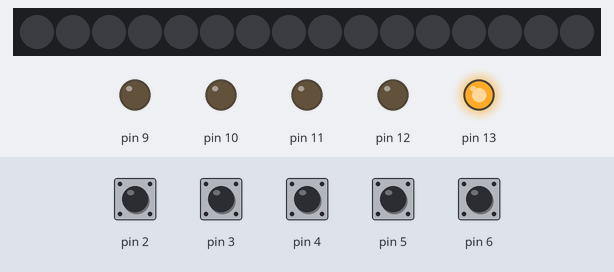
The sketch below on a simulated Arduino Uno, built with avr-gcc and run on an emulated ATmega328P. Shown: 16 RGB LEDs in strip order, left to right, output pins drawn as LEDs (lit = HIGH). The inputs (shaded band) are chosen by the test bench; at power-on: pin 2–6 HIGH.

Above: at 1.2 s.
1.3 s: pin 6 pulled LOW for 0.15 s
At 2.5 s:
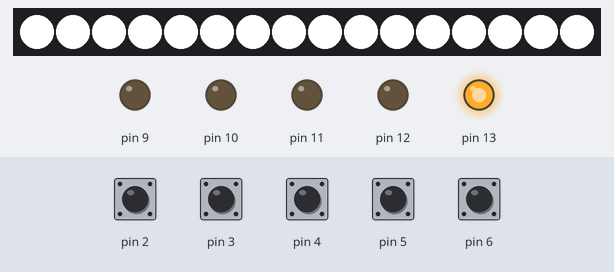
At 3.55 s:
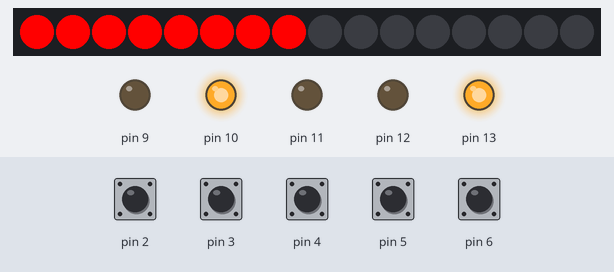
4.4 s: pin 3 pulled LOW for 0.15 s
At 4.8 s:
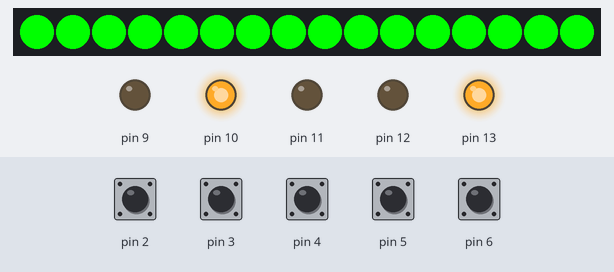
Timing chart, 0 to 7.4 s (numbered marks = the images above; inputs shaded):
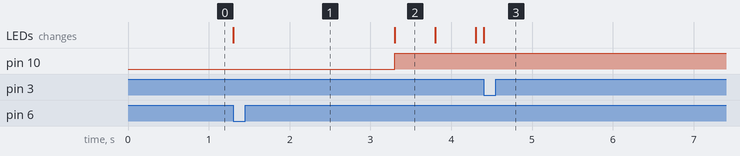

The sketch:

firebox1.ino
```cpp
#include <Adafruit_NeoPixel.h>

Adafruit_NeoPixel strip = Adafruit_NeoPixel(16, 8, NEO_GRB + NEO_KHZ800);

void setup() {
  strip.begin();
  strip.clear();
  strip.setBrightness(255); // be careful to not overload the arduino
  strip.show();
  for (int pin = 2; pin <= 6; pin++) { // switches and 6 is button
    pinMode(pin, INPUT_PULLUP);
  }
  for (int pin = 9; pin <= 13; pin++) { // LEDs and 13 is the green one
    pinMode(pin, OUTPUT);
  }
  digitalWrite(13, HIGH);
}

void fillStrip(uint32_t color) {
  for (int i = 0; i < 16; i++) {
    strip.setPixelColor(i, color);
  }
  strip.show();
}
void fillLeftStrip(uint32_t color) {
  for (int i = 0; i < 8; i++) {
    strip.setPixelColor(i, color);
  }
  strip.show();
}
void fillRightStrip(uint32_t color) {
  for (int i = 8; i < 16; i++) {
    strip.setPixelColor(i, color);
  }
  strip.show();
}

int mode = 0;
unsigned long start_alarm_wait;
unsigned long start_alarm_triggered;

void loop() {
  if (mode == 0) { // not started yet
    strip.clear();
    strip.show();
    if (digitalRead(6) == LOW) {
      mode = 1;
      start_alarm_wait = millis();
    }
  }

  if (mode == 1) { // wait for alarm
    fillStrip(strip.Color(255, 255, 255));
    if (millis() - start_alarm_wait > 2000) { // TODO make random wait
      mode = 2;
      start_alarm_triggered = millis();
    }
  }

  if (mode == 2) { // alarm triggered
    strip.clear();
    bool show_left = ((millis() - start_alarm_triggered) / 500) % 2 == 0;
    if (show_left) {
      fillLeftStrip(strip.Color(255, 0, 0));
    } else {
      fillRightStrip(strip.Color(255, 0, 0));
    }
    digitalWrite(10, HIGH); // TODO make random LED
    int pin1 = digitalRead(2);
    int pin2 = digitalRead(3);
    int pin3 = digitalRead(4);
    int pin4 = digitalRead(5);
    if ((pin1 == HIGH) && (pin2 == LOW) && (pin3 == HIGH) && (pin4 == HIGH)) {
      mode = 3;
    }
  }
  if (mode == 3) { // correct location chosen
    fillStrip(strip.Color(0, 255, 0));
  }

  // uint32_t no_color = strip.Color(0, 255, 0);
  // uint32_t color = strip.Color(255, 0, 255);

  // --- switch test
  // for (int pin = 2; pin <= 6; pin++) {
  //   int pin_state = digitalRead(pin);
  //   if (pin_state) {
  //     strip.setPixelColor(pin, no_color);
  //   } else {
  //     strip.setPixelColor(pin, color);
  //   }
  // }
  // strip.show();
  // --- LEDs
  // for (int pin = 9; pin <= 13; pin++) {
  //   digitalWrite(pin, HIGH);
  // }
}
```

Measured:
- after the input at 1.3 s, pin 10: LOW → HIGH after 2.0 s; the LEDs: change at once (image 1)
- after the input at 4.4 s, the LEDs: change at once (image 3)
- what the display in image 2 shows lasts 0.5 s, from 3.3 s to 3.8 s
